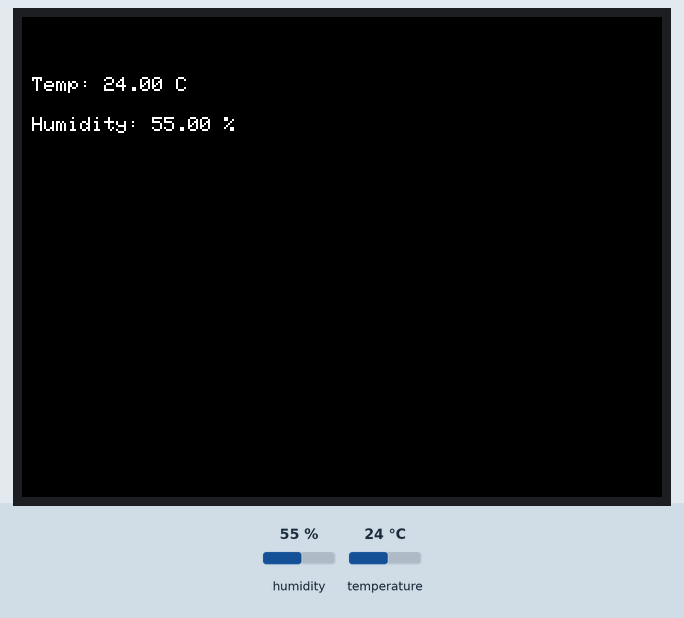
Recording of a sketch running on a simulated ESP32. Parts: 320×240 colour display. The test bench sets the inputs (shaded band); at power-on: humidity 55 %, temperature 24 °C. WiFi joins after 1.5 s; servers stay silent unless stated; network time is answered at once with the bench clock; the local clock reads 2024-03-15 10:24:30 at power-on unless the sketch sets it; storage starts empty; no MQTT or app messages arrive unless stated; what the sketch prints to the serial monitor is not drawn.

Above: at 1.5 s.
1.6 s: humidity set to 22 %
At 2.0 s:
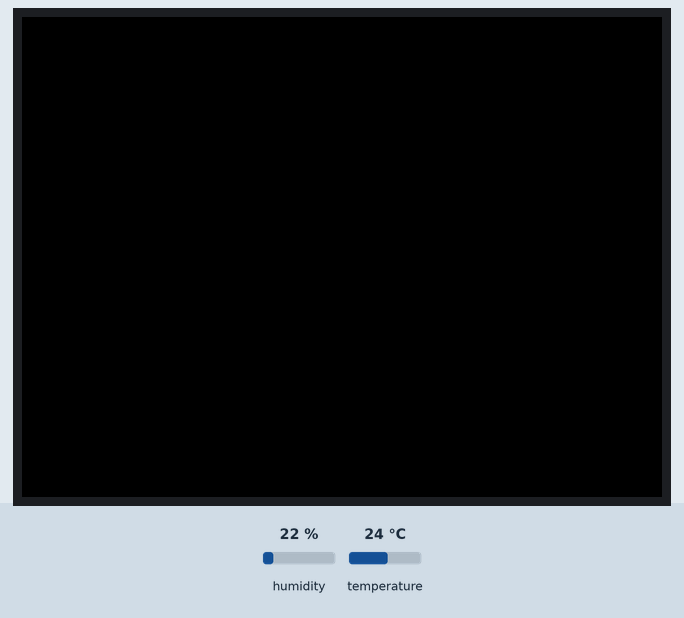
4.5 s: temperature set to 12 °C
7.4 s: humidity set to 40 %
10.5 s: temperature set to 19 °C
Timing chart, 0 to 13.5 s (numbered marks = the images above; inputs shaded):
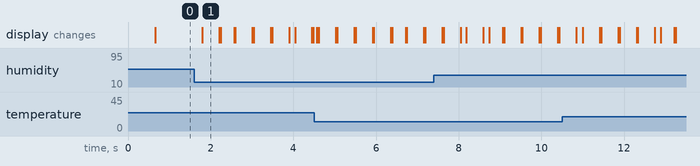

The sketch:

esp32-sensor-station.ino
```cpp
#include "DHT.h"
#include <SPI.h>
#include <WiFi.h>
#include <SPIFFS.h>
#include <WiFiUdp.h>
#include <TFT_eSPI.h>
#include <NTPClient.h>
#include <ArduinoJson.h>
#include <AsyncMqttClient.h>

extern "C" {
  #include "freertos/FreeRTOS.h"
  #include "freertos/timers.h"
}

#define MAX_JSON_SIZE 2048

#define DHTPIN 18
#define DHTTYPE DHT11

WiFiUDP ntpUDP;
NTPClient timeClient(ntpUDP);

DHT dht(DHTPIN, DHTTYPE);
TFT_eSPI tft = TFT_eSPI();

String nodeConfigFile = "/node_config.json";
String routerConfigFile = "/router_config.json";
String sensorConfigFile = "/sensor_config.json";

String wifiSsid;
String wifiPassword;

int mqttPort;
IPAddress mqttHost;


int frameId = 0;
String nodeName;
float temp, humidity;
String formattedDate;

String sensorId;
String sensorName;
String sensorType;
String sensorManufacturer;

AsyncMqttClient mqttClient;
TimerHandle_t mqttReconnectTimer;
TimerHandle_t wifiReconnectTimer;

long interval;
unsigned long previousMillis = 0;

void connectToWifi() {
  Serial.println("Connecting to Wi-Fi...");
  WiFi.begin(wifiSsid.c_str(), wifiPassword.c_str());
}

void connectToMqtt() {
  Serial.println("Connecting to MQTT...");
  mqttClient.connect();
}

void WiFiEvent(WiFiEvent_t event) {
  Serial.printf("[WiFi-event] event: %d\n", event);
  switch(event) {
    case ARDUINO_EVENT_WIFI_STA_GOT_IP:
      Serial.println("WiFi connected");
      Serial.println("IP address: ");
      Serial.println(WiFi.localIP());
      connectToMqtt();
      break;
    case ARDUINO_EVENT_WIFI_STA_DISCONNECTED:
      Serial.println("WiFi lost connection");
      xTimerStop(mqttReconnectTimer, 0);
      xTimerStart(wifiReconnectTimer, 0);
      break;
  }
}

String readFile(fs::FS &fs, String filename){
  Serial.println("readFile -> Reading file: " + filename);

  File file = fs.open(filename);
  if(!file || file.isDirectory()){
    Serial.println("readFile -> failed to open file for reading");
    return "";
  }

  String fileText = file.readString();
  file.close();
  return fileText;
}

void extractNodeJsonDoc(StaticJsonDocument<MAX_JSON_SIZE>& doc) {
  nodeName = doc["node"]["name"].as<String>();
  interval = doc["node"]["interval"];
  mqttHost.fromString(doc["mqtt"]["host"].as<String>());
  mqttPort = doc["mqtt"]["port"];
}

void extractRouterJsonDoc(StaticJsonDocument<MAX_JSON_SIZE>& doc) {
  wifiSsid = doc["router"]["network"]["wifi"]["ssid"].as<String>();
  wifiPassword = doc["router"]["network"]["wifi"]["password"].as<String>();
}

void extractSensorJsonDoc(StaticJsonDocument<MAX_JSON_SIZE>& doc) {
  sensorName = doc["sensor"]["name"].as<String>();
  sensorId = doc["sensor"]["id"].as<String>();
  sensorManufacturer = doc["sensor"]["manufacturer"].as<String>();
  sensorType = doc["sensor"]["type"].as<String>();
}

bool readConfig(String file_name, String type) {
  String file_content = readFile(SPIFFS, file_name);

  int config_file_size = file_content.length();
  Serial.println("Config file size: " + String(config_file_size));

  if(config_file_size > MAX_JSON_SIZE) {
    Serial.println("Config file too large");
    return false;
  }

  StaticJsonDocument<MAX_JSON_SIZE> doc;
  auto error = deserializeJson(doc, file_content);
  if (error) {
    Serial.println("Error interpreting config file");
    return false;
  }

  if(type == "node"){
    extractNodeJsonDoc(doc);
  } else if (type == "router") {
    extractRouterJsonDoc(doc);
  } else if (type == "sensor") {
    extractSensorJsonDoc(doc);
  }

  return true;
}

void onMqttConnect(bool sessionPresent) {
  Serial.println("Connected to MQTT.");
  Serial.print("Session present: ");
  Serial.println(sessionPresent);
}

void onMqttDisconnect(AsyncMqttClientDisconnectReason reason) {
  Serial.println("Disconnected from MQTT.");
  if (WiFi.isConnected()) {
    xTimerStart(mqttReconnectTimer, 0);
  }
}

void onMqttSubscribe(uint16_t packetId, uint8_t qos) {
  Serial.println("Subscribe acknowledged.");
  Serial.printf("  packetId: %d\n  qos: %d\n", packetId, qos);
}

void onMqttUnsubscribe(uint16_t packetId) {
  Serial.printf("Unsubscribe acknowledged. packetId: %d\n", packetId);
}

void onMqttPublish(uint16_t packetId) {
  Serial.printf("Publish acknowledged. packetId: %d\n", packetId);
}

void printSensorInformation() {
    tft.fillScreen(TFT_BLACK);
    tft.setTextSize(1);
    tft.setCursor(5, 5);
    tft.print(sensorName + " " + sensorId);
    tft.setCursor(5, 30);
    tft.print("Temp: ");
    tft.print(temp);
    tft.print(" C");
    tft.setCursor(5, 50);
    tft.print("Humidity: ");
    tft.print(humidity);
    tft.print(" %");
}

void setup() {
  Serial.begin(115200);
  Serial.println();

  dht.begin();

  tft.init();
  tft.setRotation(1);
  tft.fillScreen(TFT_BLACK);

  if (!SPIFFS.begin(true)) {
    Serial.println("SPIFFS mount failed");
    return;
  } else {
    Serial.println("SPIFFS mounted successfully");
  }

  if (!readConfig(nodeConfigFile, "node")) {
    Serial.println("setup -> Could not read node config file -> initializing new file");
  }

  if (!readConfig(routerConfigFile, "router")) {
    Serial.println("setup -> Could not read router config file -> initializing new file");
  }

  if (!readConfig(sensorConfigFile, "sensor")) {
    Serial.println("setup -> Could not read sensor config file -> initializing new file");
  }

  mqttReconnectTimer = xTimerCreate("mqttTimer", pdMS_TO_TICKS(2000), pdFALSE, (void*)0, reinterpret_cast<TimerCallbackFunction_t>(connectToMqtt));
  wifiReconnectTimer = xTimerCreate("wifiTimer", pdMS_TO_TICKS(2000), pdFALSE, (void*)0, reinterpret_cast<TimerCallbackFunction_t>(connectToWifi));

  WiFi.onEvent(WiFiEvent);

  mqttClient.onConnect(onMqttConnect);
  mqttClient.onDisconnect(onMqttDisconnect);
  mqttClient.onSubscribe(onMqttSubscribe);
  mqttClient.onUnsubscribe(onMqttUnsubscribe);
  mqttClient.onPublish(onMqttPublish);
  mqttClient.setServer(mqttHost, mqttPort);

  connectToWifi();

  timeClient.begin();
  timeClient.setTimeOffset(3600); // dynamic change for config
}

void loop() {
  unsigned long currentMillis = millis();

  if (currentMillis - previousMillis >= interval) {
    previousMillis = currentMillis;

    temp = dht.readTemperature();
    humidity = dht.readHumidity();

    if (isnan(temp) || isnan(humidity)) {
      Serial.println(F("Failed to read from DHT sensor!"));
      return;
    }

    frameId++;
    timeClient.forceUpdate();
    formattedDate = String(timeClient.getEpochTime());

    StaticJsonDocument<300> doc;
    doc["frameId"] = frameId;
    doc["timestamp"] = formattedDate;
    doc["temperature"] = temp;
    doc["temperature_unit"] = "C";
    doc["humidity"] = humidity;
    doc["humidity_unit"] = "%";

    String output;
    serializeJson(doc, output);
    String topic = "node/" + nodeName + "/" + sensorManufacturer + "/" + sensorType + "/" + sensorId + "/data";
    uint16_t packetIdPub = mqttClient.publish(topic.c_str(), 1, true, output.c_str());
    Serial.printf("Publishing on topic %s at QoS 1, packetId: %d\n", topic.c_str(), packetIdPub);
    Serial.printf("Message: temp: %.2f°C, humidity: %.2f%%\n", temp, humidity);
    printSensorInformation();
  }
}
```

Measured:
- what the display in image 1 shows lasts 0.4 s, from 1.8 s to 2.2 s
